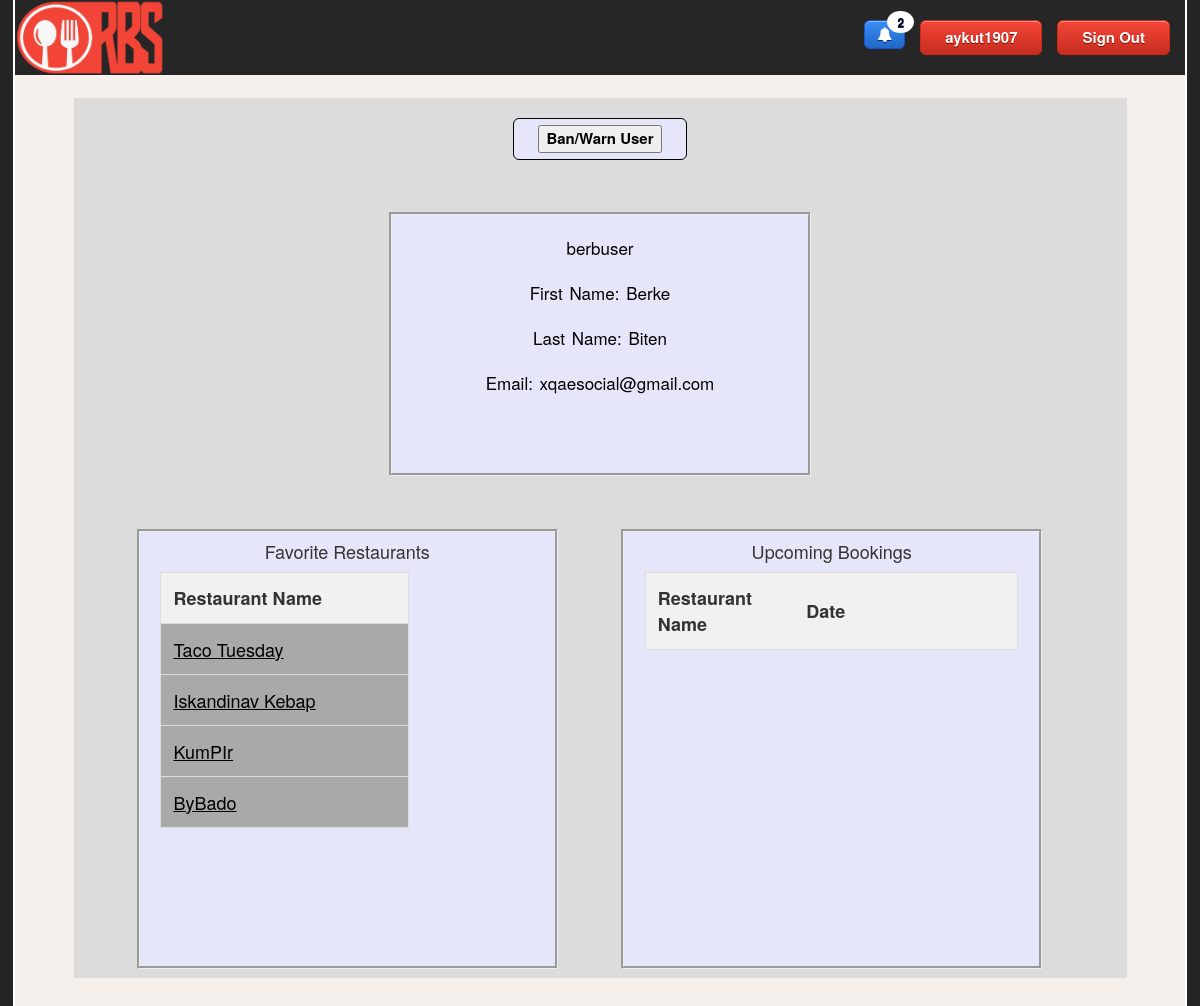
/Project/userProfile.php?varname=berbuser (signed in), run on the app's committed database.
### tables this page shows
CREATE TABLE `user` (
  `uname` varchar(45) NOT NULL,
  `fname` varchar(45) NOT NULL,
  `lname` varchar(45) NOT NULL,
  `email` varchar(45) NOT NULL,
  `psw` varchar(45) NOT NULL,
  `recCode` varchar(45) NOT NULL,
  `isBanned` tinyint(4) DEFAULT 0,
  `warnCount` int(11) DEFAULT 0,
  PRIMARY KEY (`uname`)
);

CREATE TABLE favorites (
favoritesId bigint(20) NOT NULL AUTO_INCREMENT,
customer_uname varchar(45) NOT NULL,
rest_uname varchar(45) NOT NULL,
PRIMARY KEY(favoritesId),
FOREIGN KEY (customer_uname) REFERENCES user(uname),
FOREIGN KEY (rest_uname) REFERENCES restaurant_owner(uname)
);

CREATE TABLE `restaurant_owner` (
  `uname` varchar(45) NOT NULL,
  `fname` varchar(45) NOT NULL,
  `lname` varchar(45) NOT NULL,
  `rest_name` varchar(45) NOT NULL,
  `email` varchar(45) NOT NULL,
  `psw` varchar(45) NOT NULL,
  `location` varchar(45) NOT NULL,
  `phoneNo` varchar(45) NOT NULL,
  `cap` int(11) NOT NULL,
  `description` longtext DEFAULT NULL,
  `payment` longtext DEFAULT NULL,
  `additional` longtext DEFAULT NULL,
  `address` longtext DEFAULT NULL,
  `startTime` time DEFAULT NULL,
  `endTime` time DEFAULT NULL,
  `stars` int(11) DEFAULT NULL,
  `cuisines` longtext DEFAULT NULL,
  `seating_options` longtext DEFAULT NULL,
  `price` int(11) DEFAULT NULL,
  `isBanned` tinyint(4) DEFAULT NULL,
  `warnCount` int(11) DEFAULT NULL,
  `recCode` varchar(45) NOT NULL,
  `shutdown` tinyint(4) NOT NULL DEFAULT 0,
  PRIMARY KEY (`uname`)
);

### Project/notificationCounter.php (called while the page is built, shortened)
<?php
include("dbconnect.php");
$username44 = $_SESSION['username'];
$sqlUnread = "SELECT * FROM notification WHERE toName = '$username44' and isRead = 0 ORDER BY date_sent DESC";
$queryUnread = mysqli_query($conn, $sqlUnread);
$unreadCount = mysqli_num_rows($queryUnread);
?>

### Project/userProfile.php (the view, shortened to what this page needs)
<link rel="stylesheet" href="style.css"></link>
<?php include('bootstrapinclude.php') ?>
<?php
include 'dbconnect.php';
$vname = $_GET['varname'];
$user = $_SESSION['username'];
$sql = "select * from user where uname = '$vname'";
$sql3 = "select uname from admin where uname='$user'";
$query = mysqli_query($conn, $sql);
$queryA = mysqli_query($conn, $sql3);
$arr = mysqli_fetch_assoc($query);
$firstname = $arr['fname'];
$lastname = $arr['lname'];
$email = $arr['email'];
$isAdminViewing = false;
if (mysqli_num_rows($queryA) > 0) {
    $isAdminViewing = true;
}
?>
<?php
if (isset($_SESSION['username'])) {
    include('notificationCounter.php');
}
?>
<html>
    <head>
</head>
<body>
<div class="container">
    <div class="top">
        <a href="SignOut.php"><button  id="signout">Sign Out </button></a>
        <?php if ($isAdminViewing): ?>
            <a href='Admin.php'><button id="profile" ><?php echo $_SESSION['username'] ?></button></a>
        <?php else: ?>
            <a href='userProfile.php?varname=<?php echo $_SESSION['username'] ?>'><button id="profile" ><?php echo $_SESSION['username'] ?></button></a>
        <?php endif ?>
            <div class="dropdown">
                <a href="notifications.php" class="notification">
                    <i class="fa fa-bell" aria-hidden="true"></i>
                    <?php if ($unreadCount > 0): ?>
                        <span class = "badge"><?php echo $unreadCount;
                        ?></span>
                    <?php endif ?>
                </a>
            </div>
        <a href="index.php"><img src="img/LOGO.png" alt="RBS" style="width:150px"></a>
    </div>
    <div id="fullProfile">
        <div id='profileButtons'>
            <?php if ($isAdminViewing): ?>
                <?php echo "<a href='banWarnForm.php?varname=$vname'><button>Ban/Warn User</button></a>" ?>
            <?php else: ?>
                <a href="accountSettings.php"<button>Account Settings</button></a>
            <?php endif ?>
        </div>
        <div id="personalInfos">
            <p><?php echo $vname ?></p>
            <p>First Name: <?php echo $firstname ?> </p>
            <p>Last Name: <?php echo $lastname ?></p>
            <p>Email: <?php echo $email ?></p>
        </div>
        <div class='stats' id="favRest">
            <h4>Favorite Restaurants</h4>
            <table id="userProfileTable">
                <thead>
                    <tr class="head">
                        <th style="width:70%;">Restaurant Name</th>
                        <th style="width:30%"></th>
                    </tr>
                </thead>
                <tbody>
                    <?php
                    $sqlF = "select * from favorites where customer_uname= '$vname'";
                    $queryF = mysqli_query($conn, $sqlF);
                    while ($row = mysqli_fetch_array($queryF, MYSQLI_ASSOC)) {
                        $rest = $row['rest_uname'];
                        $favId = $row['favoritesId'];
                        $sqlRESTNAME = "select * from restaurant_owner where uname='$rest'";
                        $queryRESTNAME = mysqli_query($conn, $sqlRESTNAME);
                        $row2 = mysqli_fetch_array($queryRESTNAME, MYSQLI_ASSOC);
                        if (!$isAdminViewing) {
                            echo" <tr> <td>  <a href='restaurantProfile.php?varname=$rest'>" . $row2['rest_name'] . "</a> </td>"
                            . " <td> <a href='removeFavorite.php?varname=$favId'><button>Remove</button></a> </td></tr> ";
                        } else {
                            echo" <tr> <td>  <a href='restaurantProfile.php?varname=$rest'>" . $row2['rest_name'] . "</a> </td> <td></td></tr>";
                        }
                    }
                    ?>
                </tbody>
            </table>
        </div>
        <div class='stats' id="bookings">
            <h4>Upcoming Bookings</h4>
            <table id="userProfileTable">
                <thead>
                    <tr class="head">
                        <th style="width:40%;">Restaurant Name</th>
                        <th style="width:40%;">Date</th>
                        <th></th>
                    </tr>
                </thead>
            </table>
        </div>
    </div>
</div>
</body>

### Project/style.css (style rules this page uses)
html { height:100%; }
body { height:100%; background-repeat:no-repeat; background-attachment:fixed; background-position:top; background-image:url("img/homeBG.png") }
.top { background-color:#262626; }
.top img { size:landscape; width:250px; height:75px; }
.top button { float : right ; margin-top : 20px; margin-right : 15px; box-shadow:inset 0px 1px 0px 0px #f5978e; background:linear-gradient(to bottom, #f24537 5%, #c62d1f 100%); background-color:#f24537; border-radius:6px; border:1px solid #d02718; display:inline-block; cursor:pointer; color:#ffffff; font-size:15px; font-weight:bold; padding:6px 24px; text-decoration:none; text-shadow:0px 1px 0px #810e05; }
.container { min-height:1080px; width:100%; height:auto; background:#F6F0ED; box-shadow:0px 2px 0px 2px white; }
.dropdown { float:right; position: relative; display: inline-block; }
.notification { float:right; margin-top : 20px; margin-right : 15px; color:#ffffff; text-decoration: none; padding: 6px 12px; position: relative; display: inline-block; box-shadow:inset 0px 1px 0px 0px #8EB9F5; background:linear-gradient(to bottom, #388CF2 5%, #2068C7 100%); background-color:#388CF2; border-radius:6px; border:1px solid #1953D1; font-size:15px; font-weight:bold; text-shadow:0px 1px 0px #052482; }
.notification .badge { position: absolute; top: -10px; right: -10px; padding: 5px 10px; border-radius: 50%; background-color: white; color: black; }
#profile { top: 25px; right: 130px; }
#signout { top: 25px; right: 10px; }
table a { text-decoration: underline; color:black; }
* { box-sizing: border-box; }
#fullProfile { background-color:#DCDCDC; margin-top : 2%; margin-left : auto; margin-right : auto; width: 90%; height : 110%; }
#personalInfos { float:left; background-color :#E6E6FA; width: 40%; height: 30%; margin-top : 5%; margin-left : 30%; margin-right: auto; text-align : center ; border-style: groove; }
#personalInfos p, label { margin-top : 5%; font-size: 17px; word-spacing: 2px; color: #000000; font-weight: normal; text-decoration: none; font-style: normal; font-variant: normal; text-transform: none; }
#profileButtons { text-align:center; margin:auto; }
#profileButtons a { margin-top:20px; box-shadow:inset 0px 1px 0px 0px #E6E6FA; background:linear-gradient(to bottom, #E6E6FA 5%, #E6E6FA 100%); background-color:#E6E6FA; border-radius:6px; border:1px solid black; display:inline-block; cursor:pointer; color:black; font-size:15px; font-weight:bold; padding:6px 24px; }
.stats { float:left; margin-left:6%; margin-top:5%; width:40%; height:50%; background-color: #E6E6FA; text-align: center; border-style: groove; overflow-x: hidden; overflow-y: auto; }
#userProfileTable { border-collapse: collapse; max-width:100%; table-layout:fixed; margin-left:5%; margin-right: 5%; margin-top:2%; border: 1px solid #ddd; font-size: 18px; }
#userProfileTable th, #userProfileTable td { text-align: left; padding: 12px; }
#userProfileTable tr { background-color: darkgray; border-bottom: 1px solid #ddd; }
#userProfileTable tr.head { background-color: #f1f1f1; }
#userProfileTable tbody { overflow:auto; }

### Project/bootstrapinclude.php (style rules this page uses)
.container { padding-right:0px; padding-left:0px; }

### data on the page
user: fname "Berke", lname "Biten", email "xqaesocial@gmail.com"
favorites: rest_uname.rest_name "Taco Tuesday"
favorites: rest_uname.rest_name "Iskandinav Kebap"
favorites: rest_uname.rest_name "KumPIr"
favorites: rest_uname.rest_name "ByBado"

### other printed values
$_SESSION['username'] "aykut1907"
$unreadCount "2"
$vname "berbuser"
